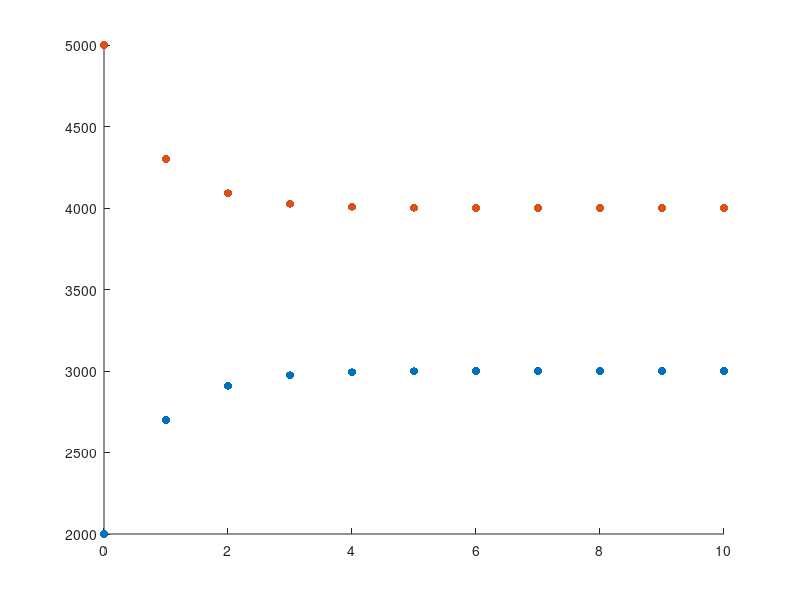

The MATLAB source for this figure:
clear all

O(1) = 2000; %initial num in Orlando
T(1) = 5000; %initial num in Tampa

n = 10; %num of days

for i = 1:n
   O(i+1) = 0.6 * O(i) + 0.3 * T(i);
   T(i+1) = 0.7 * T(i) + 0.4 * O(i);

end

scatter(0:n, O, 'filled');
hold on
scatter(0:n, T, 'filled');